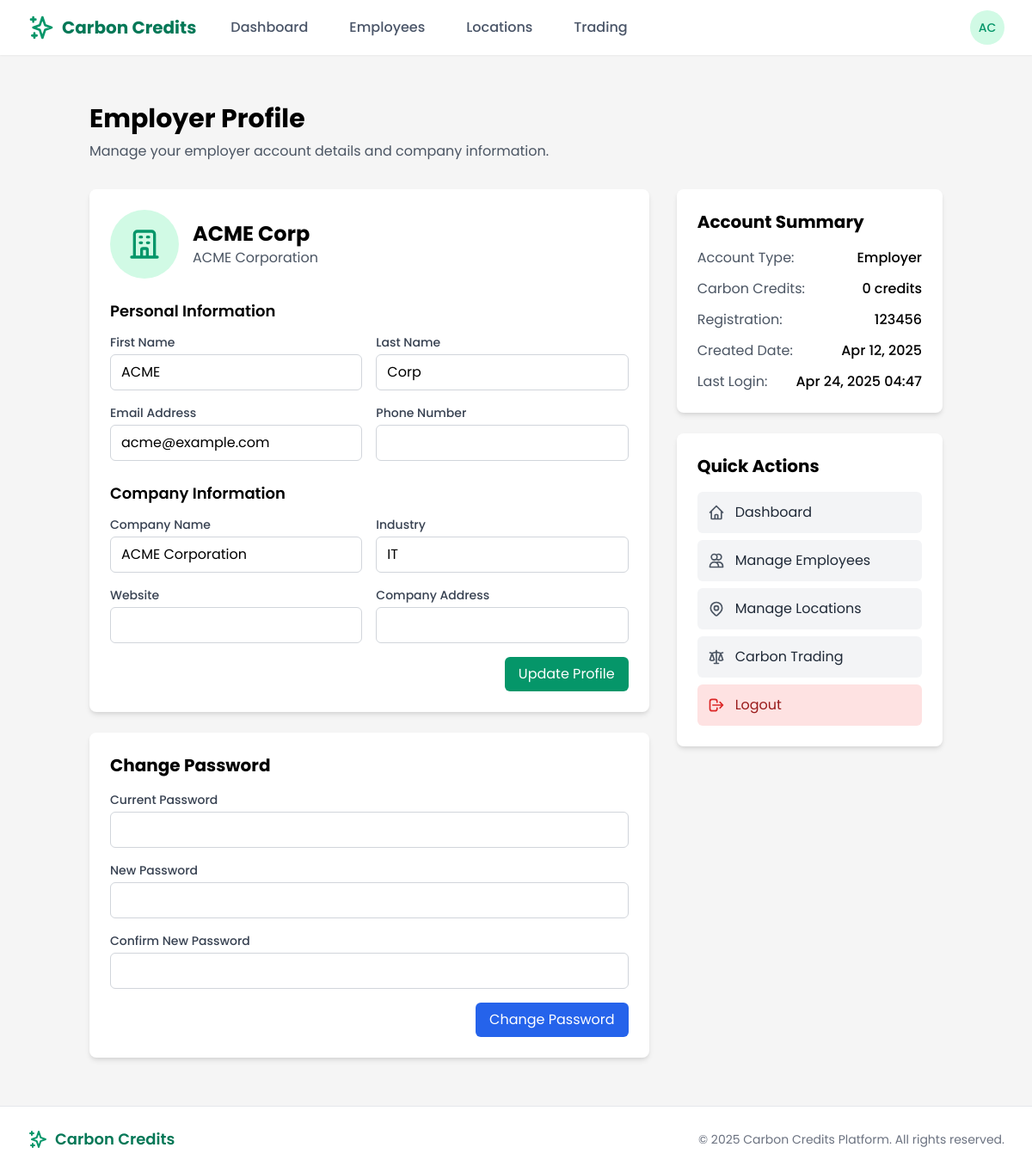
/employer/profile/ (signed in), run on an earlier commit of the app's database.
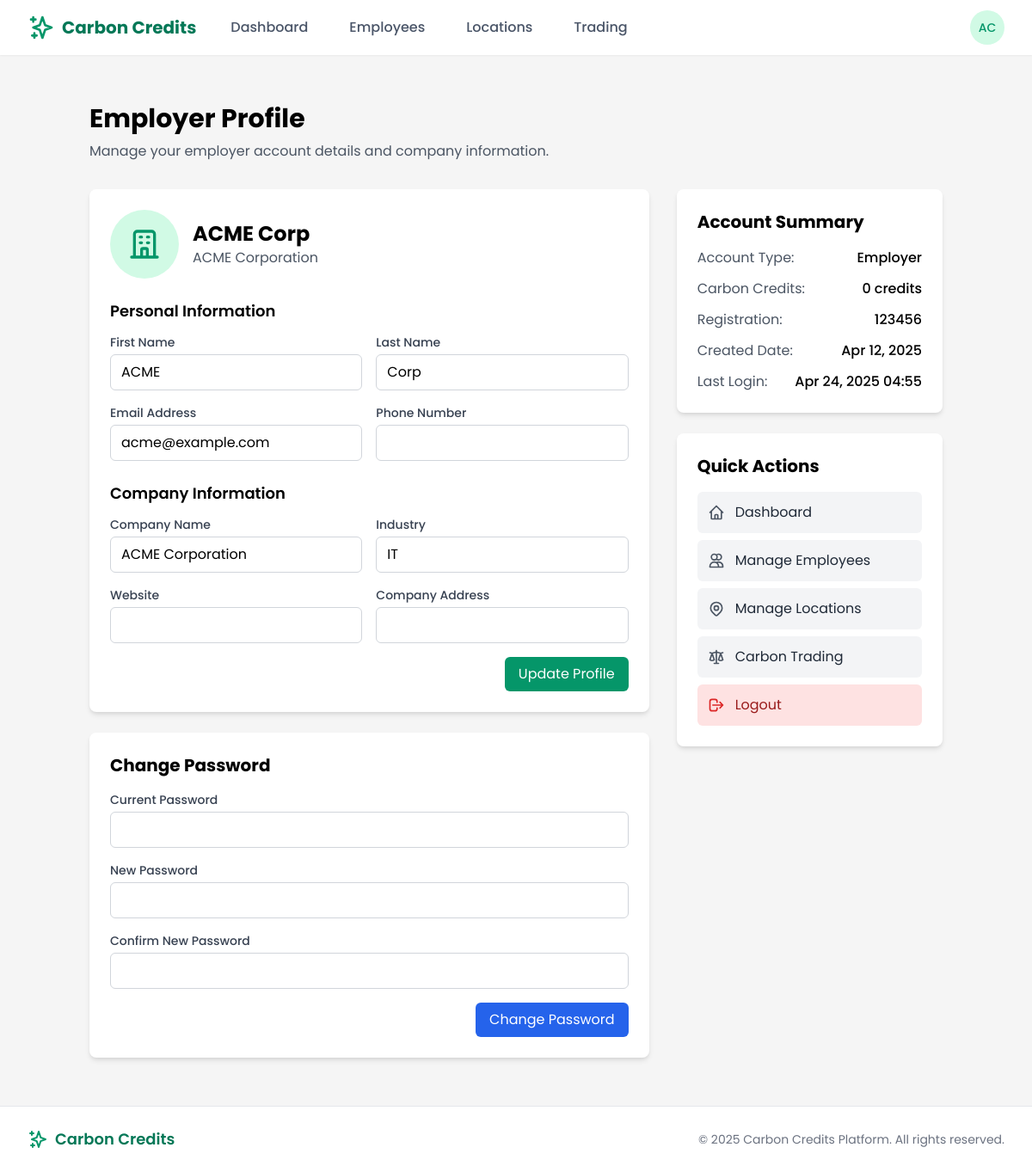
And on a later commit of the database.
### users/models.py (models this page shows, shortened)
class CustomUser(AbstractUser):
    is_employee = models.BooleanField(default=False)
    is_employer = models.BooleanField(default=False)
    is_bank_admin = models.BooleanField(default=False)
    is_super_admin = models.BooleanField(default=False)
    email = models.EmailField(_('email address'), unique=True)
    date_joined = models.DateTimeField(default=timezone.now)
    approved = models.BooleanField(default=False)
    USERNAME_FIELD = 'email'
    REQUIRED_FIELDS = ['username', 'first_name', 'last_name']
    class Meta:
        verbose_name = _('user')
        verbose_name_plural = _('users')

### core/views/employer_views.py (the view)
# urls.py: path('profile/', profile_redirect, name='profile'),
@login_required
@user_passes_test(lambda u: u.is_employer)
def profile(request):
    employer_profile = getattr(request.user, 'employer_profile', None)
    context = {
        'page_title': 'Employer Profile',
        'user': request.user,
        'employer_profile': employer_profile,
    }
    return render(request, 'employer/profile.html', context)

### templates/employer/profile.html (shortened to what the changed rows need)
{% extends 'base.html' %}
{% load static %}
{% block content %}
<div class="container mx-auto px-4 py-8">
    <div class="mb-8">
        <h1 class="text-3xl font-bold mb-2">Employer Profile</h1>
    </div>
    <div class="grid grid-cols-1 md:grid-cols-3 gap-8">
        <div class="col-span-2">
            <div class="bg-white rounded-lg shadow-md p-6 mb-6">
                <div class="flex items-center mb-6">
                    <div>
                        <h2 class="text-2xl font-bold">{{ user.get_full_name }}</h2>
                        <p class="text-gray-600">{{ employer_profile.company_name }}</p>
                    </div>
                </div>
                <form method="post" action="{% url 'employer:update_profile' %}">
                    <div class="grid grid-cols-1 md:grid-cols-2 gap-4 mb-6">
                        <div>
                            <label for="first_name" class="block text-sm font-medium text-gray-700 mb-1">First Name</label>
                            <input type="text" id="first_name" name="first_name" value="{{ user.first_name }}" class="w-full px-3 py-2 border border-gray-300 rounded-md focus:outline-none focus:ring-2 focus:ring-green-500">
                        </div>
                        <div>
                            <label for="last_name" class="block text-sm font-medium text-gray-700 mb-1">Last Name</label>
                            <input type="text" id="last_name" name="last_name" value="{{ user.last_name }}" class="w-full px-3 py-2 border border-gray-300 rounded-md focus:outline-none focus:ring-2 focus:ring-green-500">
                        </div>
                        <div>
                            <label for="email" class="block text-sm font-medium text-gray-700 mb-1">Email Address</label>
                            <input type="email" id="email" name="email" value="{{ user.email }}" class="w-full px-3 py-2 border border-gray-300 rounded-md focus:outline-none focus:ring-2 focus:ring-green-500">
                        </div>
                    </div>
                </form>
            </div>
        </div>
        <div>
            <div class="bg-white rounded-lg shadow-md p-6 mb-6">
                <div class="space-y-3">
                    <div class="flex justify-between">
                        <span class="text-gray-600">Created Date:</span>
                        <span class="font-medium">{{ user.date_joined|date:"M d, Y" }}</span>
                    </div>
                    <div class="flex justify-between">
                        <span class="text-gray-600">Last Login:</span>
                        <span class="font-medium">{{ user.last_login|date:"M d, Y H:i" }}</span>
                    </div>
                </div>
            </div>
        </div>
    </div>
</div>
{% endblock %}

### templates/base.html (shortened to what the changed rows need)
{% load static %}
<!DOCTYPE html>
<html lang="en">
<head>
    <link href="https://cdn.jsdelivr.net/npm/tailwindcss@2.2.19/dist/tailwind.min.css" rel="stylesheet">
</head>
<body class="flex flex-col min-h-screen">
    <header class="bg-white shadow-sm sticky top-0 z-50">
        <nav class="max-w-7xl mx-auto px-4 sm:px-6 lg:px-8">
            <div class="flex justify-between h-16">
                <div class="flex items-center">
                    {% if user.is_authenticated %}
                    <div class="ml-3 relative">
                        <div>
                            <button type="button" class="bg-white rounded-full flex text-sm focus:outline-none focus:ring-2 focus:ring-offset-2 focus:ring-green-500" id="user-menu-button" aria-expanded="false" aria-haspopup="true">
                                <div class="h-10 w-10 rounded-full bg-green-100 flex items-center justify-center text-green-600 font-medium">
                                    {{ user.first_name|slice:":1" }}{{ user.last_name|slice:":1" }}
                                </div>
                            </button>
                        </div>
                    </div>
                    {% else %}
                    <a href="{% url 'login' %}" class="btn-secondary">Log in</a>
                    <a href="{% url 'register' %}" class="ml-3 btn-primary">Register</a>
                    {% endif %}
                </div>
            </div>
        </nav>
    </header>
    <main class="flex-grow py-6">
        {% block content %}{% endblock %}
    </main>
</body>
</html>

What changed in the data, as far as the page shows it:
changed CustomUser "ACME Corp": last_login "Apr 24, 2025 04:47" → "Apr 24, 2025 04:55"
